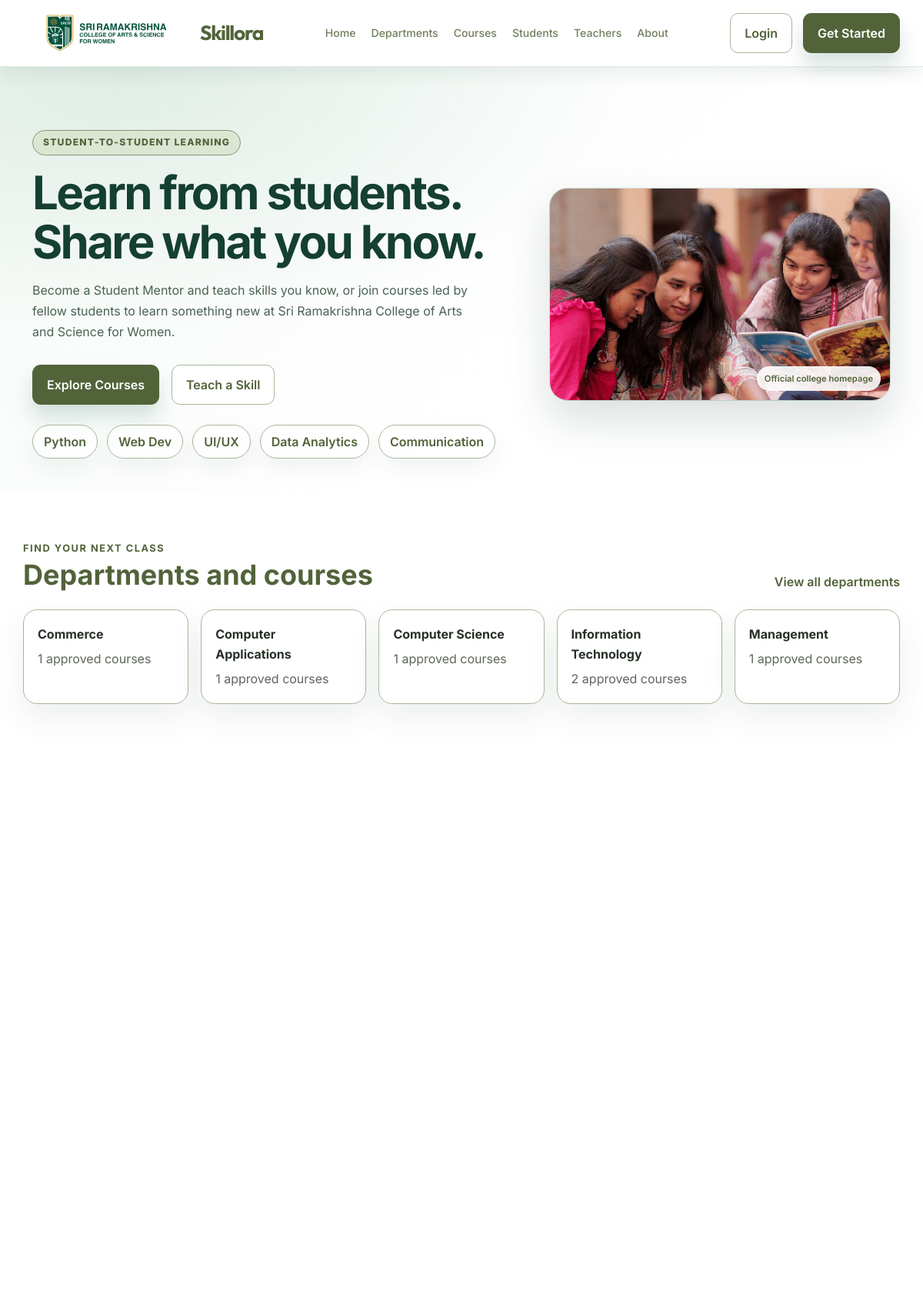
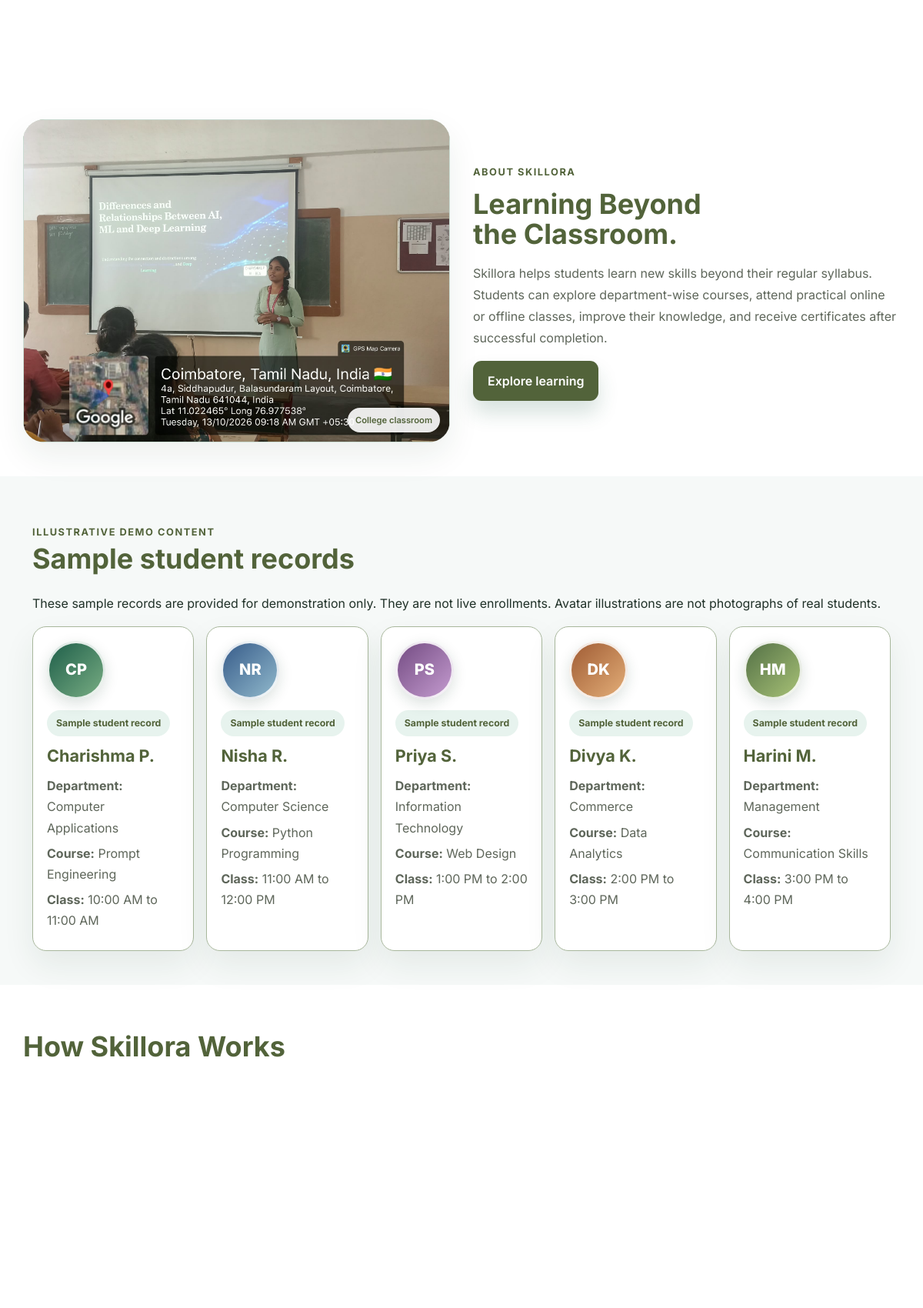
The page / (upper part) on the database its author committed (2 pictures, top to bottom).
### core/models.py (models this page shows, shortened)
class Department(models.Model):
    name = models.CharField(max_length=120, unique=True)
    slug = models.SlugField(unique=True)
    description = models.TextField(blank=True)
    class Meta:
        ordering = ['name']

class Course(models.Model):
    class Mode(models.TextChoices):
        ONLINE = 'online', 'Online'
        OFFLINE = 'offline', 'Offline'
    class Status(models.TextChoices):
        DRAFT = 'draft', 'Draft'
        PUBLISHED = 'published', 'Published'
        CLOSED = 'closed', 'Closed'
    class ApprovalStatus(models.TextChoices):
        PENDING = 'pending', 'Pending approval'
        APPROVED = 'approved', 'Approved'
        REJECTED = 'rejected', 'Rejected'
    title = models.CharField(max_length=180)
    slug = models.SlugField(unique=True)
    description = models.TextField()
    skill = models.ForeignKey(Skill, on_delete=models.SET_NULL, null=True, blank=True, related_name='courses')
    department = models.ForeignKey(
        Department,
        on_delete=models.SET_NULL,
        null=True,
        blank=True,
        related_name='courses',
    )
    instructor = models.ForeignKey(
        settings.AUTH_USER_MODEL,
        on_delete=models.CASCADE,
        related_name='courses_taught',
        limit_choices_to=Q(role__in=(User.Role.INSTRUCTOR, User.Role.FACULTY)),
    )
    learning_objectives = models.TextField(blank=True)
    prerequisites = models.TextField(blank=True)
    duration_weeks = models.PositiveIntegerField(default=4)
    mode = models.CharField(max_length=20, choices=Mode.choices, default=Mode.ONLINE)
    schedule = models.CharField(max_length=200)
    venue = models.CharField(max_length=200, blank=True)
    meeting_link = models.URLField(blank=True)
    max_learners = models.PositiveIntegerField(default=20)
    status = models.CharField(max_length=20, choices=Status.choices, default=Status.PUBLISHED)
    approval_status = models.CharField(
        max_length=20,
        choices=ApprovalStatus.choices,
        default=ApprovalStatus.PENDING,
    )
    reviewed_by = models.ForeignKey(
        settings.AUTH_USER_MODEL,
        on_delete=models.SET_NULL,
        null=True,
        blank=True,
        related_name='course_reviews',
    )
    reviewed_at = models.DateTimeField(null=True, blank=True)
    materials_link = models.URLField(blank=True)
    created_at = models.DateTimeField(auto_now_add=True)
    updated_at = models.DateTimeField(auto_now=True)
    class Meta:
        ordering = ['-created_at']
    @property
    def available_slots(self):
        enrolled = self.enrollments.filter(
            status__in=(Enrollment.Status.ENROLLED, Enrollment.Status.COMPLETED),
        ).count()
        return max(self.max_learners - enrolled, 0)

### core/views.py (the view)
# urls.py: path('', views.home, name='home'),
def home(request):
    featured_courses = _public_courses().select_related('instructor', 'skill', 'department').prefetch_related('batches')[:6]
    categories = Skill.objects.values('category').annotate(count=Count('id')).order_by('-count')[:6]
    return render(request, 'home.html', {
        'featured_courses': featured_courses,
        'categories': categories,
        'departments': Department.objects.prefetch_related(
            Prefetch('courses', queryset=_public_courses().select_related('instructor').prefetch_related('batches'))
        ),
        'sample_students': (
            ('Charishma P.', 'Computer Applications', 'Prompt Engineering', '10:00 AM to 11:00 AM', 'CP'),
            ('Nisha R.', 'Computer Science', 'Python Programming', '11:00 AM to 12:00 PM', 'NR'),
            ('Priya S.', 'Information Technology', 'Web Design', '1:00 PM to 2:00 PM', 'PS'),
            ('Divya K.', 'Commerce', 'Data Analytics', '2:00 PM to 3:00 PM', 'DK'),
            ('Harini M.', 'Management', 'Communication Skills', '3:00 PM to 4:00 PM', 'HM'),
        ),
    })

### core/models.py (called while the page is built)
    @property
    def accepted_count(self):
        application_count = self.applications.filter(status=CourseApplication.Status.ACCEPTED).count()
        enrollment_count = self.enrollments.filter(
            status__in=(Enrollment.Status.ENROLLED, Enrollment.Status.COMPLETED),
        ).count()
        return max(application_count, enrollment_count)

    @property
    def available_seats(self):
        return max(self.capacity - self.accepted_count, 0)

### core/views.py (called while the page is built)
def _public_courses():
    return Course.objects.filter(
        status=Course.Status.PUBLISHED,
        approval_status=Course.ApprovalStatus.APPROVED,
        instructor__is_active=True,
    ).filter(
        Q(instructor__role=User.Role.FACULTY)
        | Q(instructor__role=User.Role.INSTRUCTOR, instructor__instructor_approved=True)
    )

### templates/home.html (shortened to what this page needs)
{% extends 'base.html' %}
{% load static %}
{% block content %}
<section class="hero-section">
    <div class="container hero-grid">
        <div class="hero-copy">
            <span class="learning-model-badge">Student-to-Student Learning</span>
            <h1>Learn from students. Share what you know.</h1>
            <p>Become a Student Mentor and teach skills you know, or join courses led by fellow students to learn something new at Sri Ramakrishna College of Arts and Science for Women.</p>
            <div class="cta-row">
                <a href="{% url 'marketplace' %}" class="button primary">Explore Courses</a>
                {% if not user.is_authenticated %}
                    <a href="{% url 'register' %}" class="button secondary">Teach a Skill</a>
                {% elif user.is_teacher %}
                    <a href="{% url 'create_course' %}" class="button secondary">Teach a Skill</a>
                {% elif user.is_instructor %}
                    <a href="{% url 'teacher_pending' %}" class="button secondary">Teach a Skill</a>
                {% endif %}
            </div>
            <div class="floating-skills" aria-label="Popular skills">
                <span>Python</span>
                <span>Web Dev</span>
                <span>UI/UX</span>
                <span>Data Analytics</span>
                <span>Communication</span>
            </div>
        </div>
        <div class="hero-media">
            <div class="photo-frame">
                <img class="campus-photo featured-photo" src="{% static 'core/srcw-home-banner.png' %}" alt="Students at Sri Ramakrishna College of Arts and Science for Women" width="1280" height="500" fetchpriority="high">
                <span class="photo-credit">Official college homepage</span>
            </div>
        </div>
    </div>
</section>
<section class="section container" id="departments">
    <div class="section-header">
        <div><span class="eyebrow">Find your next class</span><h2>Departments and courses</h2></div>
        <a href="{% url 'departments' %}">View all departments</a>
    </div>
    <div class="department-links">
        {% for department in departments %}
            <a class="department-link" href="{% url 'departments' %}#{{ department.slug }}">
                <strong>{{ department.name }}</strong>
                <span>{{ department.courses.all|length }} approved courses</span>
            </a>
        {% empty %}
            <a class="department-link" href="{% url 'departments' %}">Explore department listings</a>
        {% endfor %}
    </div>
    <div class="card-grid three-col mt-4" id="courses">
    </div>
</section>
<section id="about-skillora" class="section container about-section">
    <div class="about-image-panel">
        <div class="about-photo-frame approved-photo-frame">
            <img class="about-photo approved-college-photo" src="{% static 'core/srcw-approved-classroom.png' %}" alt="A student presenting a lesson in a college classroom" width="1024" height="768" loading="lazy">
            <span class="photo-credit">College classroom</span>
        </div>
    </div>
    <div class="about-copy">
        <span class="eyebrow">About Skillora</span>
        <h2>Learning Beyond the Classroom.</h2>
        <p>Skillora helps students learn new skills beyond their regular syllabus. Students can explore department-wise courses, attend practical online or offline classes, improve their knowledge, and receive certificates after successful completion.</p>
        <a href="{% url 'marketplace' %}" class="button primary">Explore learning</a>
    </div>
</section>
<section class="section muted-section" id="students">
    <div class="container">
        <div class="section-header">
            <div><span class="eyebrow">Illustrative demo content</span><h2>Sample student records</h2></div>
        </div>
        <p>These sample records are provided for demonstration only. They are not live enrollments. Avatar illustrations are not photographs of real students.</p>
        <div class="student-card-grid">
            {% for name, department, course, timing, initials in sample_students %}
                <article class="student-profile-card">
                    <div class="student-avatar avatar-{{ forloop.counter }}" aria-label="Illustrated placeholder avatar for {{ name }}">{{ initials }}</div>
                    <span class="tag">Sample student record</span>
                    <h3>{{ name }}</h3>
                    <p><strong>Department:</strong> {{ department }}</p>
                    <p><strong>Course:</strong> {{ course }}</p>
                    <p><strong>Class:</strong> {{ timing }}</p>
                </article>
            {% endfor %}
        </div>
    </div>
</section>
<section class="section container">
    <div class="section-header">
        <h2>How Skillora Works</h2>
    </div>
    <div class="info-grid three-col">
    </div>
</section>
{% endblock %}

### templates/base.html (shortened to what this page needs)
{% load static %}
<!DOCTYPE html>
<html lang="en">
<head>
    <link href="https://cdn.jsdelivr.net/npm/bootstrap@5.3.3/dist/css/bootstrap.min.css" rel="stylesheet">
    <link rel="stylesheet" href="{% static 'core/styles.css' %}">
</head>
<body>
    <header class="topbar">
        <div class="container nav-wrap">
            <a href="{% url 'home' %}" class="brand">
                <img class="college-logo" src="{% static 'core/srcw-logo.svg' %}" alt="Sri Ramakrishna College of Arts and Science for Women logo" width="200" height="50">
                <span>Skillora</span>
            </a>
            <nav class="main-nav" id="main-navigation">
                <a href="{% url 'home' %}">Home</a>
                <a href="{% url 'departments' %}">Departments</a>
                <a href="{% url 'marketplace' %}">Courses</a>
                <a href="{% url 'home' %}#students">Students</a>
                <a href="{% url 'home' %}#teachers">Teachers</a>
                <a href="{% url 'home' %}#about-skillora">About</a>
            </nav>
            <div class="nav-actions">
                {% if user.is_authenticated %}
                    <a href="{% url 'profile' %}" class="user-pill">{{ user.get_full_name|default:user.username }}</a>
                    <form method="post" action="{% url 'logout' %}" class="logout-form">
                        {% csrf_token %}
                        <button type="submit" class="button secondary">Logout</button>
                    </form>
                {% else %}
                    <a href="{% url 'login' %}" class="button secondary">Login</a>
                    <a href="{% url 'register' %}" class="button primary">Get Started</a>
                {% endif %}
            </div>
        </div>
    </header>
    <main class="page-shell">
        {% block content %}{% endblock %}
    </main>
</body>
</html>

### rows shown on the page
Department: name "Commerce", courses.all|length "1"
Department: name "Computer Applications", courses.all|length "1"
Department: name "Computer Science", courses.all|length "1"
Department: name "Information Technology", courses.all|length "2"
Department: name "Management", courses.all|length "1"
Course: initials "CP", name "Charishma P.", department "Computer Applications", title "Prompt Engineering", schedule "10:00 AM to 11:00 AM"
Course: initials "NR", name "Nisha R.", department "Computer Science", title "Python Programming", schedule "11:00 AM to 12:00 PM"
Course: initials "PS", name "Priya S.", department "Information Technology", title "Web Design", schedule "1:00 PM to 2:00 PM"

### other values the page prints
{{ initials }} "DK" "HM"
{{ name }} "Divya K." "Harini M."
{{ department }} "Commerce" "Management"
{{ course }} "Data Analytics" "Communication Skills"
{{ timing }} "2:00 PM to 3:00 PM" "3:00 PM to 4:00 PM"
